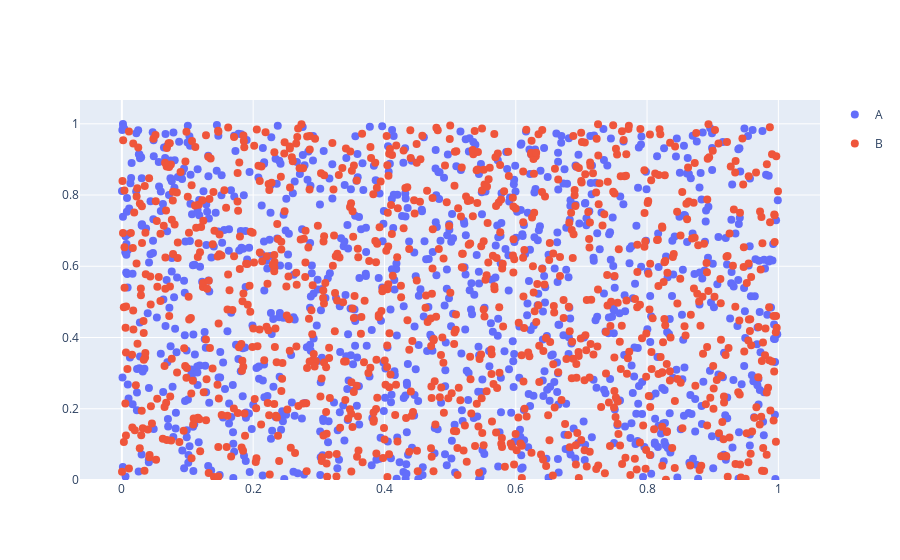

Notebook cell for this chart:
### Code cell
x = np.random.random(1000)
y = np.random.random(1000)
df = pd.DataFrame({'x': x, 'y': y})
df['category'] = 'A'

x = np.random.random(1000)
y = np.random.random(1000)
df2 = pd.DataFrame({'x': x, 'y': y})
df2['category'] = 'B'

df = pd.concat([df, df2], axis=0)

ggplot(df, aes(x='x', y='y', color='category')) + geom_point()

### Figure 1 — Plotly figure (JSON) as saved in the notebook; plotly's stock layout.template omitted (floating-point values rounded to 4 significant figures; data arrays with more than 128 entries replaced by an {"elided": "..."} marker saying what was removed)
{"data": [{"legendgroup": "A", "marker": {"color": "#636EFA", "size": 8, "symbol": "circle"}, "mode": "markers", "name": "A", "opacity": 1, "showlegend": true, "type": "scatter", "x": {"elided": "1000 float values"}, "xaxis": "x", "y": {"elided": "1000 float values"}, "yaxis": "y"}, {"legendgroup": "B", "marker": {"color": "#EF553B", "size": 8, "symbol": "circle"}, "mode": "markers", "name": "B", "opacity": 1, "showlegend": true, "type": "scatter", "x": {"elided": "1000 float values"}, "xaxis": "x", "y": {"elided": "1000 float values"}, "yaxis": "y"}], "layout": {"legend": {"x": 1.02, "xanchor": "left", "y": 1, "yanchor": "top"}, "showlegend": true, "xaxis": {"anchor": "y", "domain": [0, 1]}, "yaxis": {"anchor": "x", "domain": [0, 1], "rangemode": "tozero"}}}
